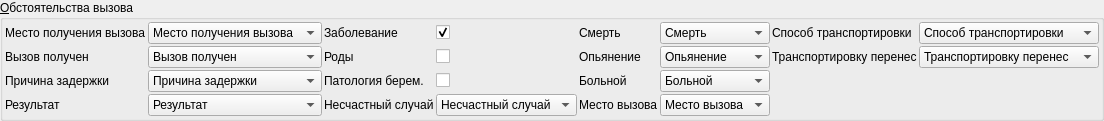
             <widget class="QGroupBox" name="grpActions">
              <property name="title">
               <string>&amp;Обстоятельства вызова</string>
              </property>
              <layout class="QGridLayout" name="gridLayout_8">
               <property name="margin">
                <number>2</number>
               </property>
               <property name="spacing">
                <number>2</number>
               </property>
               <item row="0" column="1">
                <widget class="CRBComboBox" name="cmbPlaceReceptionCall">
                 <item>
                  <property name="text">
                   <string>Место получения вызова</string>
                  </property>
                 </item>
                </widget>
               </item>
               <item row="0" column="2">
                <widget class="QLabel" name="lblDisease">
                 <property name="text">
                  <string>Заболевание</string>
                 </property>
                 <property name="buddy">
                  <cstring>chkDisease</cstring>
                 </property>
                </widget>
               </item>
               <item row="0" column="3">
                <widget class="QCheckBox" name="chkDisease">
                 <property name="layoutDirection">
                  <enum>Qt::LeftToRight</enum>
                 </property>
                 <property name="text">
                  <string/>
                 </property>
                 <property name="checked">
                  <bool>true</bool>
                 </property>
                </widget>
               </item>
               <item row="0" column="4">
                <widget class="QLabel" name="lblDeath">
                 <property name="text">
                  <string>Смерть</string>
                 </property>
                 <property name="alignment">
                  <set>Qt::AlignLeading|Qt::AlignLeft|Qt::AlignVCenter</set>
                 </property>
                 <property name="buddy">
                  <cstring>cmbDeath</cstring>
                 </property>
                </widget>
               </item>
               <item row="0" column="5">
                <widget class="CRBComboBox" name="cmbDeath">
                 <item>
                  <property name="text">
                   <string>Смерть</string>
                  </property>
                 </item>
                </widget>
               </item>
               <item row="0" column="6">
                <widget class="QLabel" name="lblMethodTransportation">
                 <property name="text">
                  <string>Способ транспортировки</string>
                 </property>
                 <property name="alignment">
                  <set>Qt::AlignLeading|Qt::AlignLeft|Qt::AlignVCenter</set>
                 </property>
                 <property name="buddy">
                  <cstring>cmbMethodTransportation</cstring>
                 </property>
                </widget>
               </item>
               <item row="0" column="7">
                <widget class="CRBComboBox" name="cmbMethodTransportation">
                 <item>
                  <property name="text">
                   <string>Способ транспортировки</string>
                  </property>
                 </item>
                </widget>
               </item>
               <item row="1" column="0">
                <widget class="QLabel" name="lblReceivedCall">
                 <property name="text">
                  <string>Вызов получен</string>
                 </property>
                 <property name="alignment">
                  <set>Qt::AlignLeading|Qt::AlignLeft|Qt::AlignVCenter</set>
                 </property>
                 <property name="buddy">
                  <cstring>cmbReceivedCall</cstring>
                 </property>
                </widget>
               </item>
               <item row="1" column="1">
                <widget class="CRBComboBox" name="cmbReceivedCall">
                 <item>
                  <property name="text">
                   <string>Вызов получен</string>
                  </property>
                 </item>
                </widget>
               </item>
               <item row="1" column="2">
                <widget class="QLabel" name="lblBirth">
                 <property name="text">
                  <string>Роды</string>
                 </property>
                 <property name="buddy">
                  <cstring>chkBirth</cstring>
                 </property>
                </widget>
               </item>
               <item row="1" column="3">
                <widget class="QCheckBox" name="chkBirth">
                 <property name="text">
                  <string/>
                 </property>
                </widget>
               </item>
               <item row="1" column="4">
                <widget class="QLabel" name="lblEbriety">
                 <property name="text">
                  <string>Опьянение</string>
                 </property>
                 <property name="alignment">
                  <set>Qt::AlignLeading|Qt::AlignLeft|Qt::AlignVCenter</set>
                 </property>
                 <property name="buddy">
                  <cstring>cmbEbriety</cstring>
                 </property>
                </widget>
               </item>
               <item row="1" column="5">
                <widget class="CRBComboBox" name="cmbEbriety">
                 <property name="sizeAdjustPolicy">
                  <enum>QComboBox::AdjustToContentsOnFirstShow</enum>
                 </property>
                 <item>
                  <property name="text">
                   <string>Опьянение</string>
                  </property>
                 </item>
                </widget>
               </item>
               <item row="1" column="6">
                <widget class="QLabel" name="lblTransferredTransportation">
                 <property name="text">
                  <string>Транспортировку перенес</string>
                 </property>
                 <property name="alignment">
                  <set>Qt::AlignLeading|Qt::AlignLeft|Qt::AlignVCenter</set>
                 </property>
                 <property name="buddy">
                  <cstring>cmbTransferredTransportation</cstring>
                 </property>
                </widget>
               </item>
               <item row="1" column="7">
                <widget class="CRBComboBox" name="cmbTransferredTransportation">
                 <item>
                  <property name="text">
                   <string>Транспортировку перенес</string>
                  </property>
                 </item>
                </widget>
               </item>
               <item row="2" column="0">
                <widget class="QLabel" name="lblReasondDelays">
                 <property name="text">
                  <string>Причина задержки</string>
                 </property>
                 <property name="alignment">
                  <set>Qt::AlignLeading|Qt::AlignLeft|Qt::AlignVCenter</set>
                 </property>
                 <property name="buddy">
                  <cstring>cmbReasondDelays</cstring>
                 </property>
                </widget>
               </item>
               <item row="2" column="1">
                <widget class="CRBComboBox" name="cmbReasondDelays">
                 <item>
                  <property name="text">
                   <string>Причина задержки</string>
                  </property>
                 </item>
                </widget>
               </item>
               <item row="2" column="2">
                <widget class="QLabel" name="lblPregnancyFailure">
                 <property name="text">
                  <string>Патология берем.</string>
                 </property>
                 <property name="buddy">
                  <cstring>chkPregnancyFailure</cstring>
                 </property>
                </widget>
               </item>
               <item row="2" column="3">
                <widget class="QCheckBox" name="chkPregnancyFailure">
                 <property name="text">
                  <string/>
                 </property>
                </widget>
               </item>
               <item row="2" column="4">
                <widget class="QLabel" name="lblDiseased">
                 <property name="text">
                  <string>Больной</string>
                 </property>
                 <property name="alignment">
                  <set>Qt::AlignLeading|Qt::AlignLeft|Qt::AlignVCenter</set>
                 </property>
                 <property name="buddy">
                  <cstring>cmbDiseased</cstring>
                 </property>
                </widget>
               </item>
               <item row="2" column="5">
                <widget class="CRBComboBox" name="cmbDiseased">
                 <item>
                  <property name="text">
                   <string>Больной</string>
                  </property>
                 </item>
                </widget>
               </item>
               <item row="3" column="0">
                <widget class="QLabel" name="lblResultCircumstanceCall">
                 <property name="text">
                  <string>Результат</string>
                 </property>
                 <property name="alignment">
                  <set>Qt::AlignLeading|Qt::AlignLeft|Qt::AlignVCenter</set>
                 </property>
                 <property name="buddy">
                  <cstring>cmbResultCircumstanceCall</cstring>
                 </property>
                </widget>
               </item>
               <item row="3" column="1">
                <widget class="CRBComboBox" name="cmbResultCircumstanceCall">
                 <item>
                  <property name="text">
                   <string>Результат</string>
                  </property>
                 </item>
                </widget>
               </item>
               <item row="3" column="2">
                <widget class="QLabel" name="lblAccident">
                 <property name="text">
                  <string>Несчастный случай</string>
                 </property>
                 <property name="alignment">
                  <set>Qt::AlignLeading|Qt::AlignLeft|Qt::AlignVCenter</set>
                 </property>
                 <property name="buddy">
                  <cstring>cmbAccident</cstring>
                 </property>
                </widget>
               </item>
               <item row="3" column="3">
                <widget class="CRBComboBox" name="cmbAccident">
                 <item>
                  <property name="text">
                   <string>Несчастный случай</string>
                  </property>
                 </item>
                </widget>
               </item>
               <item row="3" column="4">
                <widget class="QLabel" name="lblPlaceCall">
                 <property name="text">
                  <string>Место вызова</string>
                 </property>
                 <property name="alignment">
                  <set>Qt::AlignLeading|Qt::AlignLeft|Qt::AlignVCenter</set>
                 </property>
                 <property name="buddy">
                  <cstring>cmbPlaceCall</cstring>
                 </property>
                </widget>
               </item>
               <item row="3" column="5">
                <widget class="CRBComboBox" name="cmbPlaceCall">
                 <item>
                  <property name="text">
                   <string>Место вызова</string>
                  </property>
                 </item>
                </widget>
               </item>
               <item row="0" column="0">
                <widget class="QLabel" name="lblPlaceReceptionCall">
                 <property name="text">
                  <string>Место получения вызова</string>
                 </property>
                 <property name="alignment">
                  <set>Qt::AlignLeading|Qt::AlignLeft|Qt::AlignVCenter</set>
                 </property>
                 <property name="buddy">
                  <cstring>cmbPlaceReceptionCall</cstring>
                 </property>
                </widget>
               </item>
              </layout>
             </widget>
